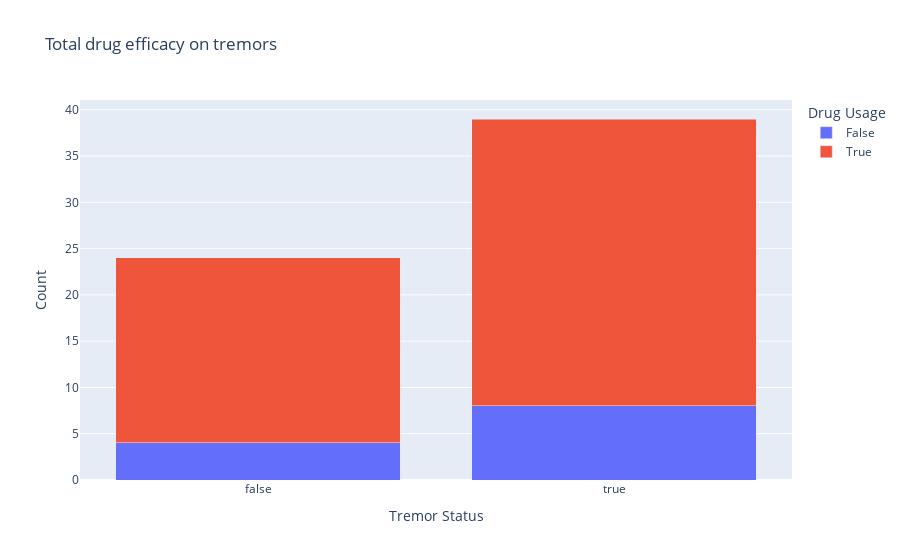

Notebook source saved alongside this figure:
### Code cell
filtered_combined_group = combined_group[combined_group['Parkinsons'] == True]


fig_combined_stacked = px.bar(filtered_combined_group, x='Tremors', y='Count', color='AnyDrug', 
                              title='Total drug efficacy on tremors',
                              category_orders={'Tremors': [False, True]},
                              labels={'Tremors': 'Tremor Status', 'Count': 'Count'})

fig_combined_stacked.update_layout(barmode='stack', xaxis_title='Tremor Status', yaxis_title='Count', legend_title='Drug Usage')
fig_combined_stacked.show()

### Figure 1 — Plotly figure (JSON) as saved in the notebook; plotly's stock layout.template omitted (floating-point values rounded to 4 significant figures)
{"data": [{"alignmentgroup": "True", "hovertemplate": "AnyDrug=False<br>Tremor Status=%{x}<br>Count=%{y}<extra></extra>", "legendgroup": "False", "marker": {"color": "#636efa", "pattern": {"shape": ""}}, "name": "False", "offsetgroup": "False", "orientation": "v", "showlegend": true, "textposition": "auto", "type": "bar", "x": [false, true], "xaxis": "x", "y": [4, 8], "yaxis": "y"}, {"alignmentgroup": "True", "hovertemplate": "AnyDrug=True<br>Tremor Status=%{x}<br>Count=%{y}<extra></extra>", "legendgroup": "True", "marker": {"color": "#EF553B", "pattern": {"shape": ""}}, "name": "True", "offsetgroup": "True", "orientation": "v", "showlegend": true, "textposition": "auto", "type": "bar", "x": [false, true], "xaxis": "x", "y": [20, 31], "yaxis": "y"}], "layout": {"barmode": "stack", "legend": {"title": {"text": "Drug Usage"}, "tracegroupgap": 0}, "title": {"text": "Total drug efficacy on tremors"}, "xaxis": {"anchor": "y", "categoryarray": [false, true], "categoryorder": "array", "domain": [0, 1], "title": {"text": "Tremor Status"}}, "yaxis": {"anchor": "x", "domain": [0, 1], "title": {"text": "Count"}}}}
